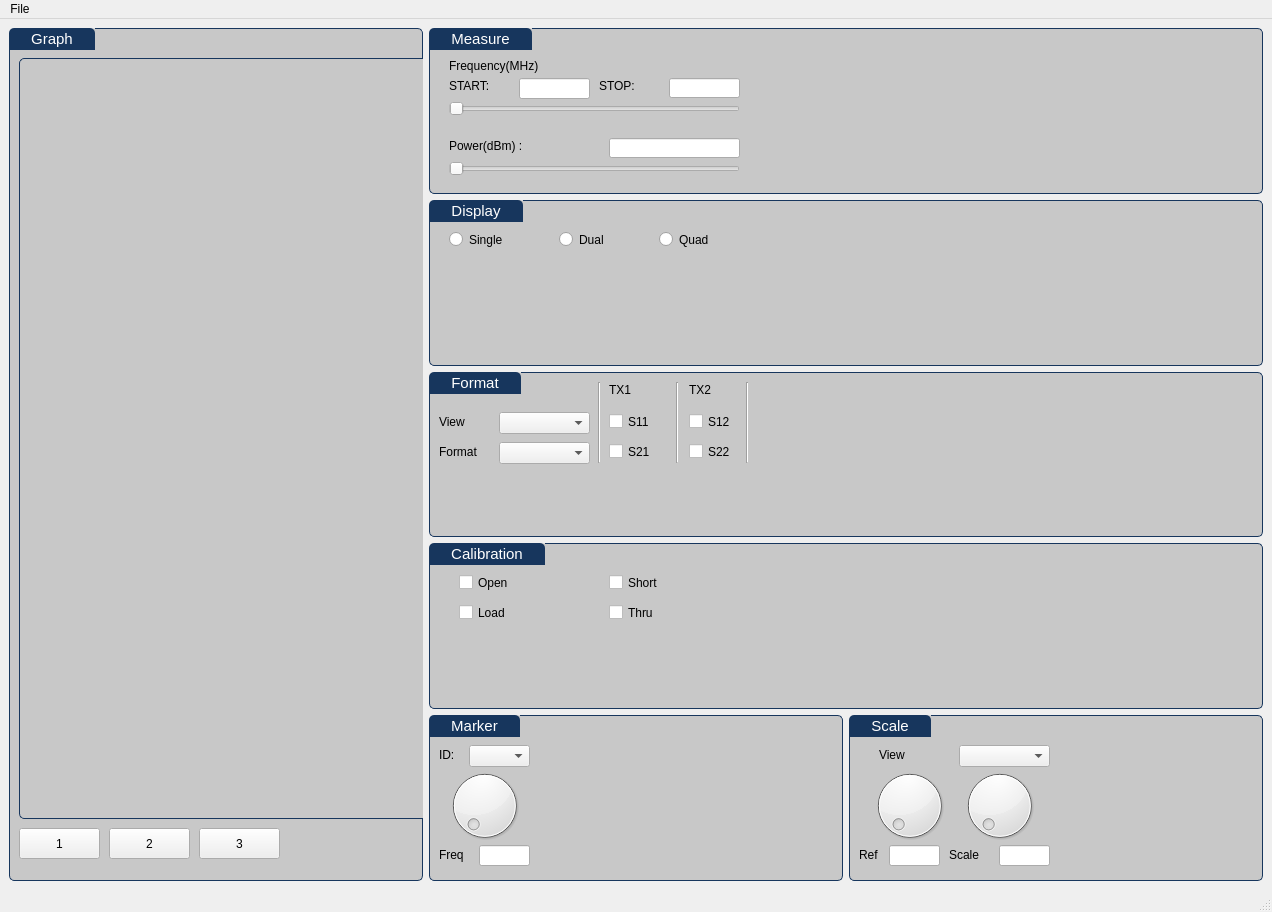
<?xml version="1.0" encoding="UTF-8"?>
<ui version="4.0">
 <class>MainWindow</class>
 <widget class="QMainWindow" name="MainWindow">
  <property name="geometry">
   <rect>
    <x>0</x>
    <y>0</y>
    <width>1272</width>
    <height>912</height>
   </rect>
  </property>
  <property name="windowTitle">
   <string>Mini-circuits UVNA-63</string>
  </property>
  <widget class="QWidget" name="centralwidget">
   <layout class="QGridLayout" name="gridLayout">
    <item row="0" column="0" rowspan="5">
     <widget class="QGroupBox" name="groupBox">
      <property name="styleSheet">
       <string notr="true">QGroupBox {
border: 1px solid gray;
border-color: #FF17365D;
margin-top: 0px;
font-size: 15px;
border-radius: 5px;
background-color: rgb(200,200,200);
}
QGroupBox::title {
border-top-left-radius: 5px;
border-top-right-radius: 5px;
padding: 2px 20px;
background-color: #FF17365D;
color: rgb(255, 255, 255);
}</string>
      </property>
      <property name="title">
       <string>Graph</string>
      </property>
      <widget class="matplotlibWidget" name="graph_viewer" native="true">
       <property name="geometry">
        <rect>
         <x>10</x>
         <y>30</y>
         <width>861</width>
         <height>761</height>
        </rect>
       </property>
       <property name="styleSheet">
        <string notr="true">QWidget {
border: 1px solid gray;
border-color: #FF17365D;
margin-top: 0px;
font-size: 15px;
border-radius: 5px;
background-color: rgb(200,200,200);
}</string>
       </property>
      </widget>
      <widget class="QPushButton" name="btn_showgraph">
       <property name="geometry">
        <rect>
         <x>10</x>
         <y>800</y>
         <width>81</width>
         <height>31</height>
        </rect>
       </property>
       <property name="text">
        <string>1</string>
       </property>
      </widget>
      <widget class="QPushButton" name="btn_showgraph_2">
       <property name="geometry">
        <rect>
         <x>100</x>
         <y>800</y>
         <width>81</width>
         <height>31</height>
        </rect>
       </property>
       <property name="text">
        <string>2</string>
       </property>
      </widget>
      <widget class="QPushButton" name="btn_showgraph_3">
       <property name="geometry">
        <rect>
         <x>190</x>
         <y>800</y>
         <width>81</width>
         <height>31</height>
        </rect>
       </property>
       <property name="text">
        <string>3</string>
       </property>
      </widget>
     </widget>
    </item>
    <item row="4" column="1">
     <widget class="QGroupBox" name="gb_stimulus_10">
      <property name="styleSheet">
       <string notr="true">QGroupBox {
border: 1px solid gray;
border-color: #FF17365D;
margin-top: 0px;
font-size: 15px;
border-radius: 5px;
background-color: rgb(200,200,200);
}
QGroupBox::title {
border-top-left-radius: 5px;
border-top-right-radius: 5px;
padding: 2px 20px;
background-color: #FF17365D;
color: rgb(255, 255, 255);
}</string>
      </property>
      <property name="title">
       <string>Marker</string>
      </property>
      <widget class="QDial" name="dial_mkrfreq">
       <property name="geometry">
        <rect>
         <x>10</x>
         <y>50</y>
         <width>91</width>
         <height>81</height>
        </rect>
       </property>
      </widget>
      <widget class="QComboBox" name="cbbox_mkrid">
       <property name="geometry">
        <rect>
         <x>40</x>
         <y>30</y>
         <width>61</width>
         <height>22</height>
        </rect>
       </property>
      </widget>
      <widget class="QLabel" name="label_12">
       <property name="geometry">
        <rect>
         <x>10</x>
         <y>30</y>
         <width>31</width>
         <height>20</height>
        </rect>
       </property>
       <property name="text">
        <string>ID:</string>
       </property>
      </widget>
      <widget class="QLabel" name="label_15">
       <property name="geometry">
        <rect>
         <x>10</x>
         <y>130</y>
         <width>41</width>
         <height>20</height>
        </rect>
       </property>
       <property name="text">
        <string>Freq </string>
       </property>
      </widget>
      <widget class="QLineEdit" name="ledit_mkrfreq">
       <property name="geometry">
        <rect>
         <x>50</x>
         <y>130</y>
         <width>51</width>
         <height>21</height>
        </rect>
       </property>
      </widget>
     </widget>
    </item>
    <item row="4" column="2">
     <widget class="QGroupBox" name="gb_stimulus_11">
      <property name="styleSheet">
       <string notr="true">QGroupBox {
border: 1px solid gray;
border-color: #FF17365D;
margin-top: 0px;
font-size: 15px;
border-radius: 5px;
background-color: rgb(200,200,200);
}
QGroupBox::title {
border-top-left-radius: 5px;
border-top-right-radius: 5px;
padding: 2px 20px;
background-color: #FF17365D;
color: rgb(255, 255, 255);
}</string>
      </property>
      <property name="title">
       <string>Scale</string>
      </property>
      <widget class="QDial" name="dial_scaleref">
       <property name="geometry">
        <rect>
         <x>20</x>
         <y>50</y>
         <width>81</width>
         <height>81</height>
        </rect>
       </property>
      </widget>
      <widget class="QDial" name="dial_scale">
       <property name="geometry">
        <rect>
         <x>110</x>
         <y>50</y>
         <width>81</width>
         <height>81</height>
        </rect>
       </property>
      </widget>
      <widget class="QComboBox" name="cbbox_scaleview">
       <property name="geometry">
        <rect>
         <x>110</x>
         <y>30</y>
         <width>91</width>
         <height>22</height>
        </rect>
       </property>
      </widget>
      <widget class="QLabel" name="label_11">
       <property name="geometry">
        <rect>
         <x>30</x>
         <y>30</y>
         <width>51</width>
         <height>20</height>
        </rect>
       </property>
       <property name="text">
        <string>View</string>
       </property>
      </widget>
      <widget class="QLabel" name="label_14">
       <property name="geometry">
        <rect>
         <x>100</x>
         <y>130</y>
         <width>51</width>
         <height>20</height>
        </rect>
       </property>
       <property name="text">
        <string>Scale</string>
       </property>
      </widget>
      <widget class="QLabel" name="label_13">
       <property name="geometry">
        <rect>
         <x>10</x>
         <y>130</y>
         <width>31</width>
         <height>20</height>
        </rect>
       </property>
       <property name="text">
        <string>Ref</string>
       </property>
      </widget>
      <widget class="QLineEdit" name="ledit_scaleref">
       <property name="geometry">
        <rect>
         <x>40</x>
         <y>130</y>
         <width>51</width>
         <height>21</height>
        </rect>
       </property>
      </widget>
      <widget class="QLineEdit" name="ledit_scale">
       <property name="geometry">
        <rect>
         <x>150</x>
         <y>130</y>
         <width>51</width>
         <height>21</height>
        </rect>
       </property>
      </widget>
     </widget>
    </item>
    <item row="3" column="1" colspan="2">
     <widget class="QGroupBox" name="gb_stimulus_9">
      <property name="styleSheet">
       <string notr="true">QGroupBox {
border: 1px solid gray;
border-color: #FF17365D;
margin-top: 0px;
font-size: 15px;
border-radius: 5px;
background-color: rgb(200,200,200);
}
QGroupBox::title {
border-top-left-radius: 5px;
border-top-right-radius: 5px;
padding: 2px 20px;
background-color: #FF17365D;
color: rgb(255, 255, 255);
}</string>
      </property>
      <property name="title">
       <string>Calibration</string>
      </property>
      <widget class="QCheckBox" name="ckbox_open">
       <property name="geometry">
        <rect>
         <x>30</x>
         <y>30</y>
         <width>91</width>
         <height>19</height>
        </rect>
       </property>
       <property name="text">
        <string>Open</string>
       </property>
      </widget>
      <widget class="QCheckBox" name="ckbox_load">
       <property name="geometry">
        <rect>
         <x>30</x>
         <y>60</y>
         <width>101</width>
         <height>19</height>
        </rect>
       </property>
       <property name="text">
        <string>Load</string>
       </property>
      </widget>
      <widget class="QCheckBox" name="ckbox_short">
       <property name="geometry">
        <rect>
         <x>180</x>
         <y>30</y>
         <width>91</width>
         <height>19</height>
        </rect>
       </property>
       <property name="text">
        <string>Short</string>
       </property>
      </widget>
      <widget class="QCheckBox" name="ckbox_thru">
       <property name="geometry">
        <rect>
         <x>180</x>
         <y>60</y>
         <width>101</width>
         <height>19</height>
        </rect>
       </property>
       <property name="text">
        <string>Thru</string>
       </property>
      </widget>
     </widget>
    </item>
    <item row="2" column="1" colspan="2">
     <widget class="QGroupBox" name="gb_stimulus_6">
      <property name="styleSheet">
       <string notr="true">QGroupBox {
border: 1px solid gray;
border-color: #FF17365D;
margin-top: 0px;
font-size: 15px;
border-radius: 5px;
background-color: rgb(200,200,200);
}
QGroupBox::title {
border-top-left-radius: 5px;
border-top-right-radius: 5px;
padding: 2px 20px;
background-color: #FF17365D;
color: rgb(255, 255, 255);
}</string>
      </property>
      <property name="title">
       <string>Format</string>
      </property>
      <widget class="QComboBox" name="cbbox_view">
       <property name="geometry">
        <rect>
         <x>70</x>
         <y>40</y>
         <width>91</width>
         <height>22</height>
        </rect>
       </property>
      </widget>
      <widget class="QCheckBox" name="ckbox_s11">
       <property name="geometry">
        <rect>
         <x>180</x>
         <y>40</y>
         <width>61</width>
         <height>19</height>
        </rect>
       </property>
       <property name="text">
        <string>S11</string>
       </property>
      </widget>
      <widget class="QCheckBox" name="ckbox_s21">
       <property name="geometry">
        <rect>
         <x>180</x>
         <y>70</y>
         <width>61</width>
         <height>19</height>
        </rect>
       </property>
       <property name="text">
        <string>S21</string>
       </property>
      </widget>
      <widget class="QCheckBox" name="ckbox_s22">
       <property name="geometry">
        <rect>
         <x>260</x>
         <y>70</y>
         <width>61</width>
         <height>19</height>
        </rect>
       </property>
       <property name="text">
        <string>S22</string>
       </property>
      </widget>
      <widget class="QCheckBox" name="ckbox_s12">
       <property name="geometry">
        <rect>
         <x>260</x>
         <y>40</y>
         <width>61</width>
         <height>19</height>
        </rect>
       </property>
       <property name="text">
        <string>S12</string>
       </property>
      </widget>
      <widget class="QLabel" name="label_8">
       <property name="geometry">
        <rect>
         <x>260</x>
         <y>10</y>
         <width>41</width>
         <height>16</height>
        </rect>
       </property>
       <property name="text">
        <string>TX2</string>
       </property>
      </widget>
      <widget class="QLabel" name="label_7">
       <property name="geometry">
        <rect>
         <x>180</x>
         <y>10</y>
         <width>41</width>
         <height>16</height>
        </rect>
       </property>
       <property name="text">
        <string>TX1</string>
       </property>
      </widget>
      <widget class="QComboBox" name="cbbox_format">
       <property name="geometry">
        <rect>
         <x>70</x>
         <y>70</y>
         <width>91</width>
         <height>22</height>
        </rect>
       </property>
      </widget>
      <widget class="QLabel" name="label_9">
       <property name="geometry">
        <rect>
         <x>10</x>
         <y>40</y>
         <width>51</width>
         <height>20</height>
        </rect>
       </property>
       <property name="text">
        <string>View</string>
       </property>
      </widget>
      <widget class="QLabel" name="label_10">
       <property name="geometry">
        <rect>
         <x>10</x>
         <y>70</y>
         <width>51</width>
         <height>20</height>
        </rect>
       </property>
       <property name="text">
        <string>Format</string>
       </property>
      </widget>
      <widget class="Line" name="line">
       <property name="geometry">
        <rect>
         <x>160</x>
         <y>10</y>
         <width>20</width>
         <height>81</height>
        </rect>
       </property>
       <property name="orientation">
        <enum>Qt::Vertical</enum>
       </property>
      </widget>
      <widget class="Line" name="line_2">
       <property name="geometry">
        <rect>
         <x>240</x>
         <y>10</y>
         <width>16</width>
         <height>81</height>
        </rect>
       </property>
       <property name="orientation">
        <enum>Qt::Vertical</enum>
       </property>
      </widget>
      <widget class="Line" name="line_3">
       <property name="geometry">
        <rect>
         <x>310</x>
         <y>10</y>
         <width>16</width>
         <height>81</height>
        </rect>
       </property>
       <property name="orientation">
        <enum>Qt::Vertical</enum>
       </property>
      </widget>
     </widget>
    </item>
    <item row="1" column="1" colspan="2">
     <widget class="QGroupBox" name="gb_stimulus_7">
      <property name="styleSheet">
       <string notr="true">QGroupBox {
border: 1px solid gray;
border-color: #FF17365D;
margin-top: 0px;
font-size: 15px;
border-radius: 5px;
background-color: rgb(200,200,200);
}
QGroupBox::title {
border-top-left-radius: 5px;
border-top-right-radius: 5px;
padding: 2px 20px;
background-color: #FF17365D;
color: rgb(255, 255, 255);
}</string>
      </property>
      <property name="title">
       <string>Display</string>
      </property>
      <widget class="QRadioButton" name="rbtn_singledisp">
       <property name="geometry">
        <rect>
         <x>20</x>
         <y>30</y>
         <width>106</width>
         <height>19</height>
        </rect>
       </property>
       <property name="text">
        <string>Single</string>
       </property>
      </widget>
      <widget class="QRadioButton" name="rbtn_dualdisp">
       <property name="geometry">
        <rect>
         <x>130</x>
         <y>30</y>
         <width>106</width>
         <height>19</height>
        </rect>
       </property>
       <property name="text">
        <string>Dual</string>
       </property>
      </widget>
      <widget class="QRadioButton" name="rbtn_quaddisp">
       <property name="geometry">
        <rect>
         <x>230</x>
         <y>30</y>
         <width>81</width>
         <height>19</height>
        </rect>
       </property>
       <property name="text">
        <string>Quad</string>
       </property>
      </widget>
     </widget>
    </item>
    <item row="0" column="1" colspan="2">
     <widget class="QGroupBox" name="gb_measure">
      <property name="styleSheet">
       <string notr="true">QGroupBox {
border: 1px solid gray;
border-color: #FF17365D;
margin-top: 0px;
font-size: 15px;
border-radius: 5px;
background-color: rgb(200,200,200);
}
QGroupBox::title {
border-top-left-radius: 5px;
border-top-right-radius: 5px;
padding: 2px 20px;
background-color: #FF17365D;
color: rgb(255, 255, 255);
}</string>
      </property>
      <property name="title">
       <string>Measure</string>
      </property>
      <widget class="QRangeSlider" name="rhslider_frequency">
       <property name="geometry">
        <rect>
         <x>20</x>
         <y>70</y>
         <width>291</width>
         <height>22</height>
        </rect>
       </property>
       <property name="orientation">
        <enum>Qt::Horizontal</enum>
       </property>
      </widget>
      <widget class="QLabel" name="label">
       <property name="geometry">
        <rect>
         <x>20</x>
         <y>30</y>
         <width>191</width>
         <height>16</height>
        </rect>
       </property>
       <property name="text">
        <string>Frequency(MHz)</string>
       </property>
      </widget>
      <widget class="QLabel" name="label_2">
       <property name="geometry">
        <rect>
         <x>20</x>
         <y>50</y>
         <width>71</width>
         <height>16</height>
        </rect>
       </property>
       <property name="text">
        <string>START:</string>
       </property>
      </widget>
      <widget class="QLabel" name="label_3">
       <property name="geometry">
        <rect>
         <x>170</x>
         <y>50</y>
         <width>51</width>
         <height>16</height>
        </rect>
       </property>
       <property name="text">
        <string>STOP:</string>
       </property>
      </widget>
      <widget class="QLineEdit" name="ledit_startfreq">
       <property name="geometry">
        <rect>
         <x>90</x>
         <y>50</y>
         <width>71</width>
         <height>21</height>
        </rect>
       </property>
      </widget>
      <widget class="QLineEdit" name="ledit_stopfreq">
       <property name="geometry">
        <rect>
         <x>240</x>
         <y>50</y>
         <width>71</width>
         <height>20</height>
        </rect>
       </property>
       <property name="focusPolicy">
        <enum>Qt::StrongFocus</enum>
       </property>
      </widget>
      <widget class="QSlider" name="hslider_power">
       <property name="geometry">
        <rect>
         <x>20</x>
         <y>130</y>
         <width>291</width>
         <height>22</height>
        </rect>
       </property>
       <property name="orientation">
        <enum>Qt::Horizontal</enum>
       </property>
      </widget>
      <widget class="QLabel" name="label_4">
       <property name="geometry">
        <rect>
         <x>20</x>
         <y>110</y>
         <width>101</width>
         <height>16</height>
        </rect>
       </property>
       <property name="text">
        <string>Power(dBm) : </string>
       </property>
      </widget>
      <widget class="QLineEdit" name="ledit_power">
       <property name="geometry">
        <rect>
         <x>180</x>
         <y>110</y>
         <width>131</width>
         <height>20</height>
        </rect>
       </property>
       <property name="focusPolicy">
        <enum>Qt::StrongFocus</enum>
       </property>
      </widget>
      <widget class="QSlider" name="hslider_nopoint">
       <property name="geometry">
        <rect>
         <x>20</x>
         <y>190</y>
         <width>291</width>
         <height>22</height>
        </rect>
       </property>
       <property name="orientation">
        <enum>Qt::Horizontal</enum>
       </property>
      </widget>
      <widget class="QLineEdit" name="ledit_nopoint">
       <property name="geometry">
        <rect>
         <x>180</x>
         <y>170</y>
         <width>131</width>
         <height>20</height>
        </rect>
       </property>
       <property name="focusPolicy">
        <enum>Qt::StrongFocus</enum>
       </property>
      </widget>
      <widget class="QLabel" name="label_5">
       <property name="geometry">
        <rect>
         <x>20</x>
         <y>170</y>
         <width>151</width>
         <height>16</height>
        </rect>
       </property>
       <property name="text">
        <string>Number of points :</string>
       </property>
      </widget>
      <widget class="QLineEdit" name="ledit_rbw">
       <property name="geometry">
        <rect>
         <x>180</x>
         <y>230</y>
         <width>131</width>
         <height>20</height>
        </rect>
       </property>
       <property name="focusPolicy">
        <enum>Qt::StrongFocus</enum>
       </property>
      </widget>
      <widget class="QLabel" name="label_6">
       <property name="geometry">
        <rect>
         <x>20</x>
         <y>230</y>
         <width>101</width>
         <height>16</height>
        </rect>
       </property>
       <property name="text">
        <string>RBW(KHz) :</string>
       </property>
      </widget>
      <widget class="QSlider" name="hslider_rbw">
       <property name="geometry">
        <rect>
         <x>20</x>
         <y>250</y>
         <width>291</width>
         <height>22</height>
        </rect>
       </property>
       <property name="orientation">
        <enum>Qt::Horizontal</enum>
       </property>
      </widget>
      <widget class="QRadioButton" name="rbtn_singleport">
       <property name="geometry">
        <rect>
         <x>20</x>
         <y>290</y>
         <width>141</width>
         <height>19</height>
        </rect>
       </property>
       <property name="text">
        <string>Single(Port A)</string>
       </property>
      </widget>
      <widget class="QRadioButton" name="rbtn_dualport">
       <property name="geometry">
        <rect>
         <x>180</x>
         <y>290</y>
         <width>108</width>
         <height>19</height>
        </rect>
       </property>
       <property name="text">
        <string>Dual Port</string>
       </property>
      </widget>
      <widget class="QPushButton" name="btn_measure">
       <property name="geometry">
        <rect>
         <x>20</x>
         <y>320</y>
         <width>291</width>
         <height>28</height>
        </rect>
       </property>
       <property name="text">
        <string>Measure</string>
       </property>
      </widget>
     </widget>
    </item>
   </layout>
  </widget>
  <widget class="QMenuBar" name="menubar">
   <property name="geometry">
    <rect>
     <x>0</x>
     <y>0</y>
     <width>1272</width>
     <height>22</height>
    </rect>
   </property>
   <widget class="QMenu" name="menuFile">
    <property name="title">
     <string>File</string>
    </property>
    <addaction name="actionSave_Data_as_CSV_files"/>
   </widget>
   <addaction name="menuFile"/>
  </widget>
  <widget class="QStatusBar" name="statusbar"/>
  <action name="actionSave_Data_as_CSV_files">
   <property name="text">
    <string>Save Data</string>
   </property>
  </action>
 </widget>
 <customwidgets>
  <customwidget>
   <class>matplotlibWidget</class>
   <extends>QWidget</extends>
   <header>matplotlibwidgetFile.h</header>
   <container>1</container>
  </customwidget>
  <customwidget>
   <class>QRangeSlider</class>
   <extends>QSlider</extends>
   <header>qtrangeslider</header>
  </customwidget>
 </customwidgets>
 <resources/>
 <connections/>
</ui>
